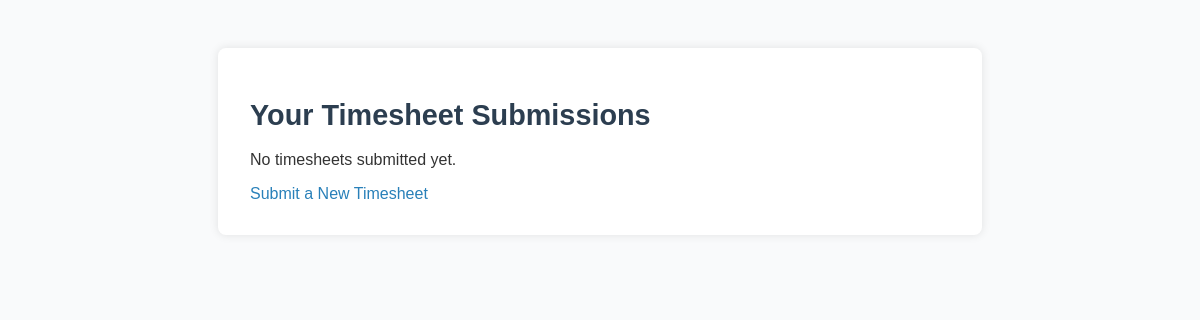
The app's page /tasks/timesheets/ (signed in), older data.
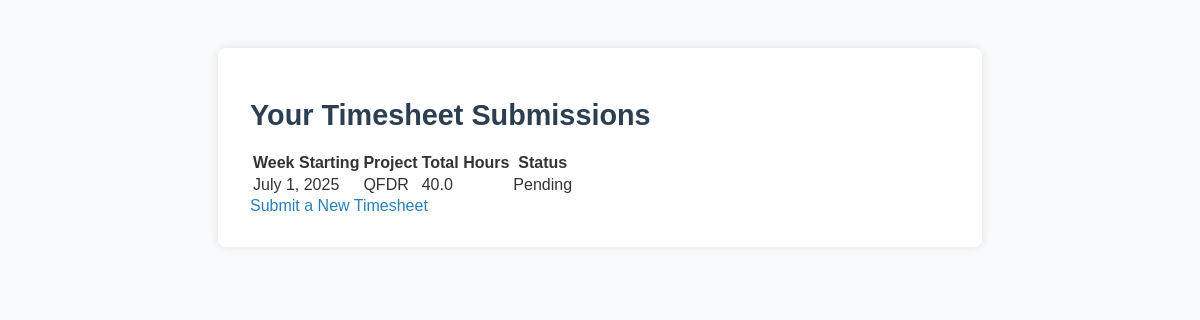
The same page, newer data.
### tasks/models.py (models this page shows, shortened)
class Timesheet(models.Model):
    STATUS_CHOICES = [
        ('pending', 'Pending'),
        ('approved', 'Approved'),
        ('rejected', 'Rejected'),
    ]
    user = models.ForeignKey(User, on_delete=models.CASCADE)
    project = models.CharField(max_length=100)
    week_start = models.DateField()
    monday_hours = models.DecimalField(max_digits=5, decimal_places=2, default=0)
    tuesday_hours = models.DecimalField(max_digits=5, decimal_places=2, default=0)
    wednesday_hours = models.DecimalField(max_digits=5, decimal_places=2, default=0)
    thursday_hours = models.DecimalField(max_digits=5, decimal_places=2, default=0)
    friday_hours = models.DecimalField(max_digits=5, decimal_places=2, default=0)
    notes = models.TextField(blank=True)
    status = models.CharField(max_length=20, choices=STATUS_CHOICES, default='pending')
    @property
    def total_hours(self):
        return sum([
            self.monday_hours or 0,
            self.tuesday_hours or 0,
            self.wednesday_hours or 0,
            self.thursday_hours or 0,
            self.friday_hours or 0,
        ])

### tasks/views.py (the view)
# urls.py: path('timesheets/', TimesheetListView.as_view(), name='timesheet-list'),
class TimesheetListView(LoginRequiredMixin, ListView):
    model = Timesheet
    template_name = 'tasks/timesheet_list.html'
    context_object_name = 'timesheets'
    def get_queryset(self):
        return Timesheet.objects.filter(user=self.request.user).order_by('-week_start')

### tasks/templates/tasks/timesheet_list.html (shortened to what this page needs)
{% extends 'base.html' %}
{% block content %}
    <h1>Your Timesheet Submissions</h1>
    {% if timesheets %}
      <table>
        <thead>
          <tr>
            <th>Week Starting</th>
            <th>Project</th>
            <th>Total Hours</th>
            <th>Status</th>
          </tr>
        </thead>
        <tbody>
          {% for sheet in timesheets %}
            <tr>
              <td>{{ sheet.week_start }}</td>
              <td>{{ sheet.project }}</td>
              <td>{{ sheet.total_hours|floatformat:1 }}</td>
              <td>{{ sheet.status|title }}</td>
            </tr>
          {% endfor %}
        </tbody>
      </table>
    {% else %}
      <p>No timesheets submitted yet.</p>
    {% endif %}
    <a href="{% url 'timesheet-submit' %}" class="btn">Submit a New Timesheet</a>
{% endblock %}

Row changes from the older to the newer data that the page shows:
added Timesheet: week_start "July 1, 2025", project "QFDR", total_hours "40.0", status "Pending"
Text that changed along with them:
text no longer shown: "No timesheets submitted yet."
text now shown: "Week Starting Project Total Hours Status"
